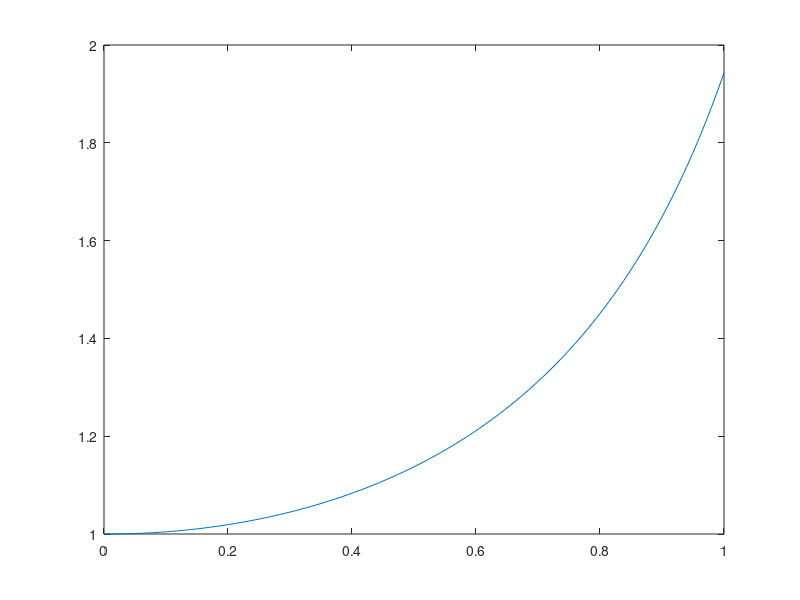

Write the MATLAB code that produced this figure.
function Lecture2
t0   = 0;
tmax = 1;
nT = 100;
h = (tmax - t0)/nT;
t = linspace(0,1,nT);

y0 = 1;
y(:,1) = y0;
dy = @(t,y) computeDerivative(t,y);
for it = 1:nT-1
    y(:,it+1) = forwardEuler(t(it),y(:,it),h,dy);   
end
plot(t,y)
end

function dy = computeDerivative(t,y)
dy = y*y*t;
end


function yt1 = forwardEuler(t,yt,h,dy)
f = dy(t,yt);
yt1 = yt + h*f;
end
